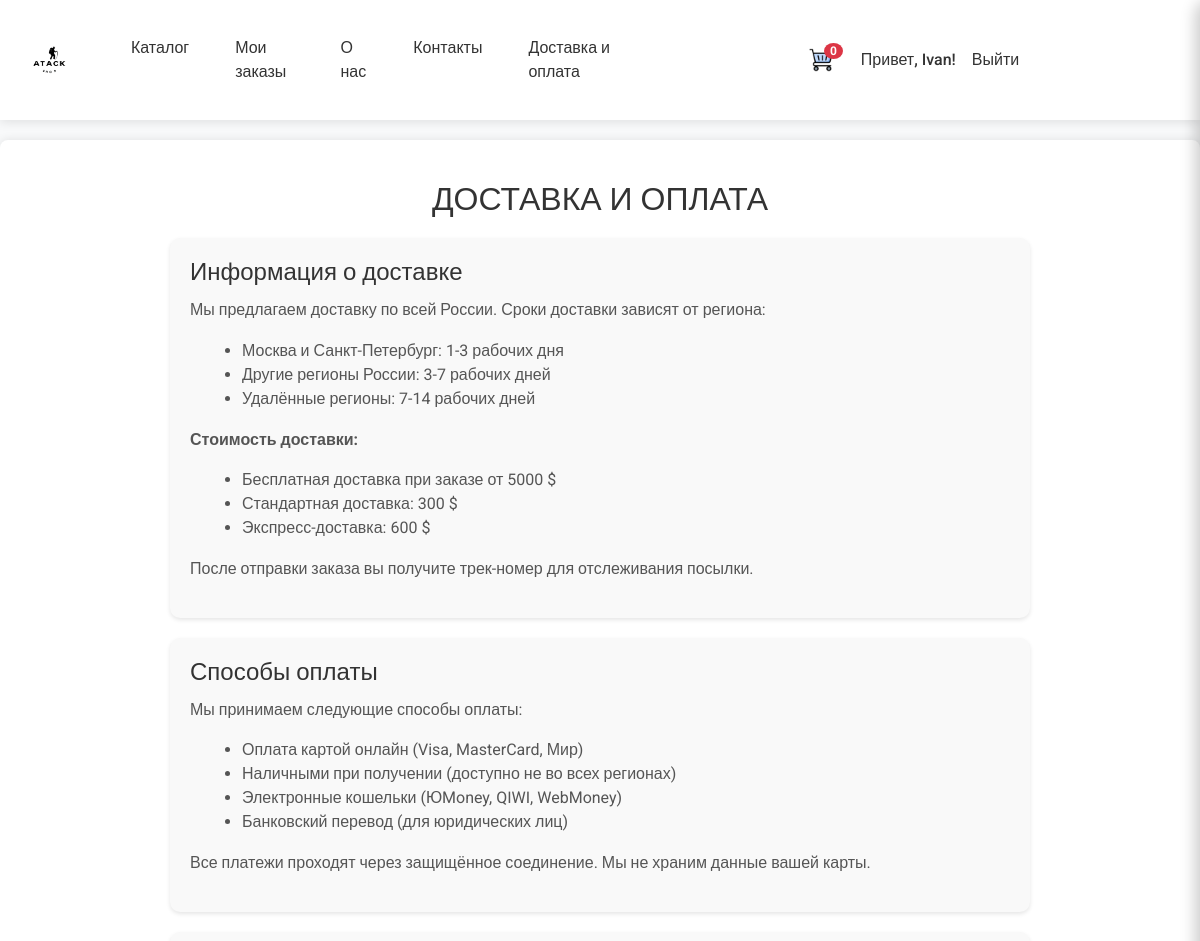
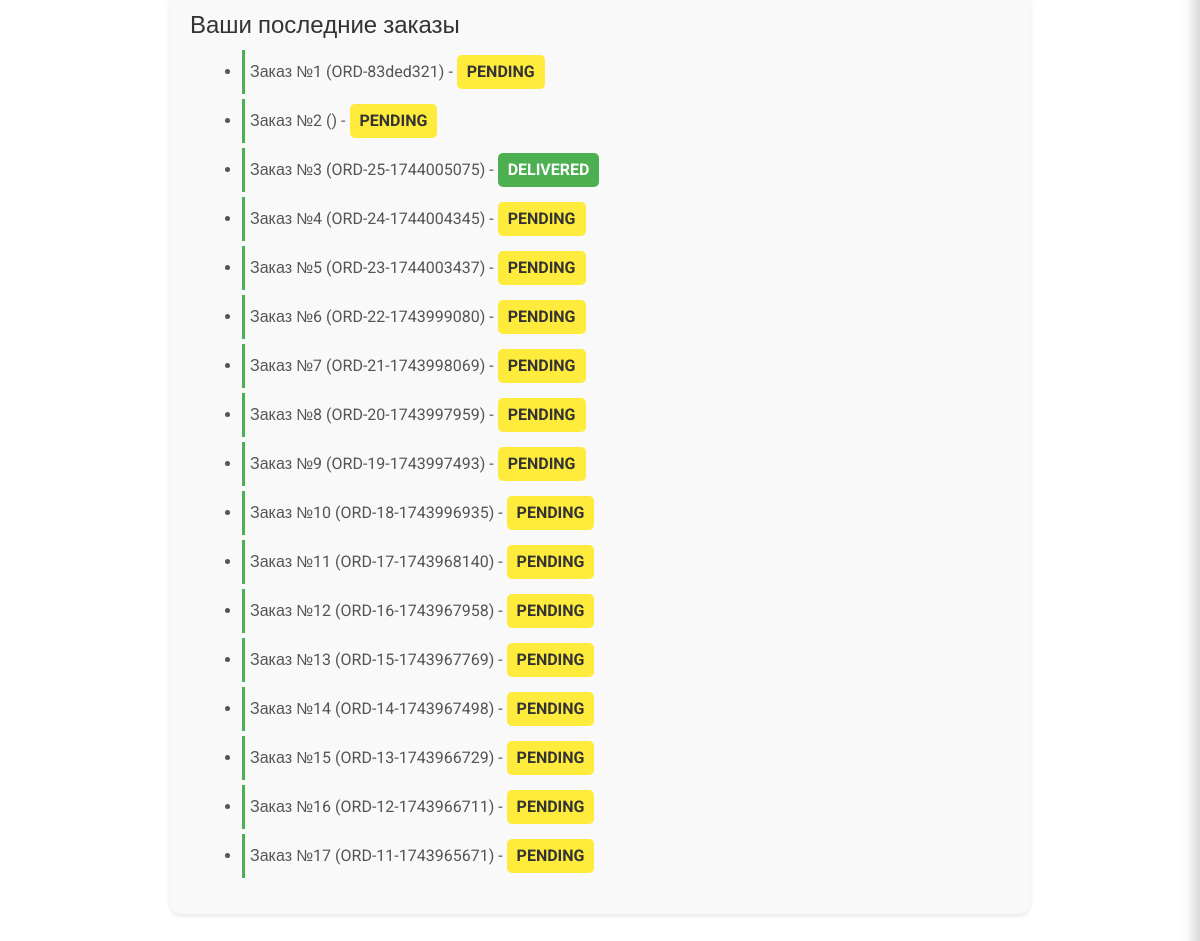
Page /delivery_payment/ (signed in) on the committed database (2 pictures, top to bottom).
### store/models.py (models this page shows, shortened)
class Order(models.Model):
    user = models.ForeignKey(User, on_delete=models.CASCADE)
    user_order_number = models.CharField(max_length=50, unique=True, blank=True)  # Увеличим max_length
    created_at = models.DateTimeField(auto_now_add=True)
    status = models.CharField(max_length=50, default='pending')
    total_price = models.DecimalField(max_digits=10, decimal_places=2, default=0.00)

### store/views.py (the view)
# urls.py: path('delivery_payment/', views.delivery_payment, name='delivery_payment'),  # Новый URL
@login_required
def delivery_payment(request):
    orders = Order.objects.filter(user=request.user).order_by('-created_at')
    return render(request, 'delivery_payment.html', {'orders': orders})

### templates/delivery_payment.html
{% extends 'base.html' %}
{% block content %}
<div class="delivery-payment-container">
    <h2>ДОСТАВКА И ОПЛАТА</h2>
    <div class="delivery-info">
        <h3>Информация о доставке</h3>
        <p>Мы предлагаем доставку по всей России. Сроки доставки зависят от региона:</p>
        <ul>
            <li>Москва и Санкт-Петербург: 1-3 рабочих дня</li>
            <li>Другие регионы России: 3-7 рабочих дней</li>
            <li>Удалённые регионы: 7-14 рабочих дней</li>
        </ul>
        <p><strong>Стоимость доставки:</strong></p>
        <ul>
            <li>Бесплатная доставка при заказе от 5000 $</li>
            <li>Стандартная доставка: 300 $</li>
            <li>Экспресс-доставка: 600 $</li>
        </ul>
        <p>После отправки заказа вы получите трек-номер для отслеживания посылки.</p>
    </div>
    <div class="payment-info">
        <h3>Способы оплаты</h3>
        <p>Мы принимаем следующие способы оплаты:</p>
        <ul>
            <li>Оплата картой онлайн (Visa, MasterCard, Мир)</li>
            <li>Наличными при получении (доступно не во всех регионах)</li>
            <li>Электронные кошельки (ЮMoney, QIWI, WebMoney)</li>
            <li>Банковский перевод (для юридических лиц)</li>
        </ul>
        <p>Все платежи проходят через защищённое соединение. Мы не храним данные вашей карты.</p>
    </div>
    {% if orders %}
        <div class="recent-orders">
            <h3>Ваши последние заказы</h3>
            <ul>
                {% for order in orders %}
                    <li class="order-item">
                        Заказ №{{ forloop.counter }} ({{ order.user_order_number }}) -
                        <span class="order-status {{ order.status|lower }}">{{ order.status }}</span>
                    </li>
                {% endfor %}
            </ul>
        </div>
    {% endif %}
</div>
{% endblock %}

### templates/base.html (shortened to what this page needs)
<!DOCTYPE html>
{% load static %}
<html lang="ru">
<head>
    <link href="https://cdn.jsdelivr.net/npm/bootstrap@5.3.3/dist/css/bootstrap.min.css" rel="stylesheet">
    <link rel="stylesheet" href="https://cdnjs.cloudflare.com/ajax/libs/font-awesome/5.15.4/css/all.min.css">
    <link rel="stylesheet" href="{% static 'css/style.css' %}">
</head>
<body>
    <nav class="navbar navbar-expand-lg">
        <div class="container-fluid">
            <a class="navbar-brand" href="{% url 'home' %}">
                <img src="{% static '/images/Logo.png' %}" alt="AtakShop">
            </a>
            <div class="collapse navbar-collapse" id="navbarNav">
                <ul class="navbar-nav">
                    <li class="nav-item">
                        <a class="nav-link" href="{% url 'home' %}">Каталог</a>
                    </li>
                    <li class="nav-item">
                        <a class="nav-link" href="{% url 'my_orders' %}">Мои заказы</a>
                    </li>
                    <li class="nav-item">
                        <a class="nav-link" href="#">О нас</a>
                    </li>
                    <li class="nav-item">
                        <a class="nav-link" href="#">Контакты</a>
                    </li>
                    <li class="nav-item">
                        <a class="nav-link" href="{% url 'delivery_payment' %}" id="delivery-payment-link">Доставка и оплата</a>
                    </li>
                </ul>
                <div class="navbar-nav ms-auto d-flex align-items-center">
                    {% if user.is_authenticated %}
                        <a href="#" class="cart-icon" id="cart-toggle">
                            <img src="{% static '/images/drawer.png' %}" alt="Корзина">
                            <span class="badge" id="cart-count">0</span>
                        </a>
                        <span class="nav-link">Привет, {{ user.first_name|default:user.username }}!</span>
                        <form class="logout-form" method="post" action="{% url 'logout' %}">
                            <button type="submit" class="nav-link">Выйти</button>
                        </form>
                    {% else %}
                        <a class="nav-link" href="#" data-bs-toggle="modal" data-bs-target="#loginModal">Войти</a>
                        <a class="nav-link" href="#" data-bs-toggle="modal" data-bs-target="#registerModal">Регистрация</a>
                    {% endif %}
                </div>
            </div>
        </div>
    </nav>
    <div class="container">
        {% block content %}
        {% endblock %}
    </div>
</body>
</html>

### static/css/style.css (style rules this page uses)
.order-status { padding: 5px 10px; border-radius: 5px; font-weight: bold; display: inline-block; }
.order-status.pending { background-color: #ffeb3b; color: #333; }
.order-status.delivered { background-color: #4caf50; color: #fff; }
.delivery-payment-container { max-width: 900px; margin: 0 auto; padding: 20px; }
.delivery-payment-container h2 { text-align: center; font-size: 2rem; margin-bottom: 20px; color: #333; }
.delivery-info, .payment-info, .recent-orders { background: #f9f9f9; border-radius: 10px; padding: 20px; margin-bottom: 20px; box-shadow: 0 2px 4px rgba(0, 0, 0, 0.1); transition: transform 0.3s ease; }
.delivery-info h3, .payment-info h3, .recent-orders h3 { font-size: 1.5rem; margin-bottom: 10px; color: #333; }
.delivery-info p, .payment-info p, .recent-orders p { color: #555; line-height: 1.6; }
.delivery-info ul, .payment-info ul, .recent-orders ul { list-style-type: disc; margin-left: 20px; color: #555; }
.order-item { margin: 5px 0; padding: 5px; border-left: 3px solid #4caf50; transition: border-color 0.3s ease; }

### templates/base.html (style rules this page uses)
body { background-color: #f8f9fa; font-family: 'Roboto', sans-serif; position: relative; }
.container { max-width: 1400px; margin: 20px auto; padding: 20px; background-color: white; border-radius: 8px; box-shadow: 0 0 10px rgba(0,0,0,0.1); }
h2 { text-align: center; margin-bottom: 20px; color: #333; }
.navbar { padding: 15px 0; background-color: #fff; box-shadow: 0 2px 10px rgba(0, 0, 0, 0.1); }
.navbar-brand img { width: 80px; height: 80px; border-radius: 50%; object-fit: cover; }
.navbar-nav { display: flex; justify-content: center; width: 100%; }
.navbar-nav .nav-item { margin: 0 15px; }
.navbar-nav .nav-link { color: #333; font-weight: 500; transition: all 0.3s ease; }
.cart-icon { position: relative; margin-right: 20px; }
.cart-icon img { width: 24px; height: 24px; transition: opacity 0.3s; }
.cart-icon .badge { position: absolute; top: -5px; right: -10px; background-color: #dc3545; color: white; font-size: 12px; padding: 2px 6px; border-radius: 50%; }
a { color: #1a73e8; text-decoration: none; }
.logout-form { display: inline; }
.logout-form button { background: none; border: none; padding: 0; font: inherit; cursor: pointer; color: #1a73e8; }

### rows in the picture
Order: user_order_number "ORD-83ded321", status "PENDING"
Order: status "PENDING"
Order: user_order_number "ORD-25-1744005075", status "DELIVERED"
Order: user_order_number "ORD-24-1744004345", status "PENDING"
Order: user_order_number "ORD-23-1744003437", status "PENDING"
Order: user_order_number "ORD-22-1743999080", status "PENDING"
Order: user_order_number "ORD-21-1743998069", status "PENDING"
Order: user_order_number "ORD-20-1743997959", status "PENDING"
Order: user_order_number "ORD-19-1743997493", status "PENDING"
Order: user_order_number "ORD-18-1743996935", status "PENDING"
Order: user_order_number "ORD-17-1743968140", status "PENDING"
Order: user_order_number "ORD-16-1743967958", status "PENDING"
Order: user_order_number "ORD-15-1743967769", status "PENDING"
Order: user_order_number "ORD-14-1743967498", status "PENDING"
Order: user_order_number "ORD-13-1743966729", status "PENDING"
Order: user_order_number "ORD-12-1743966711", status "PENDING"
Order: user_order_number "ORD-11-1743965671", status "PENDING"

### other values in the picture
{{ user.first_name|default:user.username }} "Ivan"
